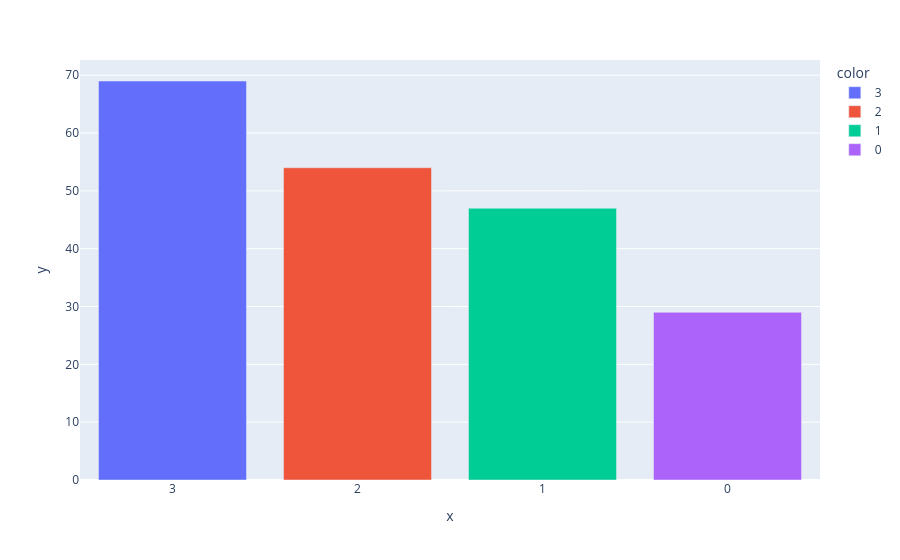

Notebook code cell kept with this figure:
### Code cell
# Diagramme en barre du nombre d'observations dans chaque
import plotly.express as px
val = pd.Series(kmeans_partition).value_counts()
px.bar(x=val.index.astype(str), y=val.values, color=val.index.astype(str)).show()

### Figure 1 — Plotly figure (JSON) as saved in the notebook; plotly's stock layout.template omitted (floating-point values rounded to 4 significant figures)
{"data": [{"hovertemplate": "color=3<br>x=%{x}<br>y=%{y}<extra></extra>", "legendgroup": "3", "marker": {"color": "#636efa", "pattern": {"shape": ""}}, "name": "3", "orientation": "v", "showlegend": true, "textposition": "auto", "type": "bar", "x": ["3"], "xaxis": "x", "y": [69], "yaxis": "y"}, {"hovertemplate": "color=2<br>x=%{x}<br>y=%{y}<extra></extra>", "legendgroup": "2", "marker": {"color": "#EF553B", "pattern": {"shape": ""}}, "name": "2", "orientation": "v", "showlegend": true, "textposition": "auto", "type": "bar", "x": ["2"], "xaxis": "x", "y": [54], "yaxis": "y"}, {"hovertemplate": "color=1<br>x=%{x}<br>y=%{y}<extra></extra>", "legendgroup": "1", "marker": {"color": "#00cc96", "pattern": {"shape": ""}}, "name": "1", "orientation": "v", "showlegend": true, "textposition": "auto", "type": "bar", "x": ["1"], "xaxis": "x", "y": [47], "yaxis": "y"}, {"hovertemplate": "color=0<br>x=%{x}<br>y=%{y}<extra></extra>", "legendgroup": "0", "marker": {"color": "#ab63fa", "pattern": {"shape": ""}}, "name": "0", "orientation": "v", "showlegend": true, "textposition": "auto", "type": "bar", "x": ["0"], "xaxis": "x", "y": [29], "yaxis": "y"}], "layout": {"barmode": "relative", "legend": {"title": {"text": "color"}, "tracegroupgap": 0}, "margin": {"t": 60}, "xaxis": {"anchor": "y", "domain": [0.0, 1.0], "title": {"text": "x"}}, "yaxis": {"anchor": "x", "domain": [0.0, 1.0], "title": {"text": "y"}}}}
